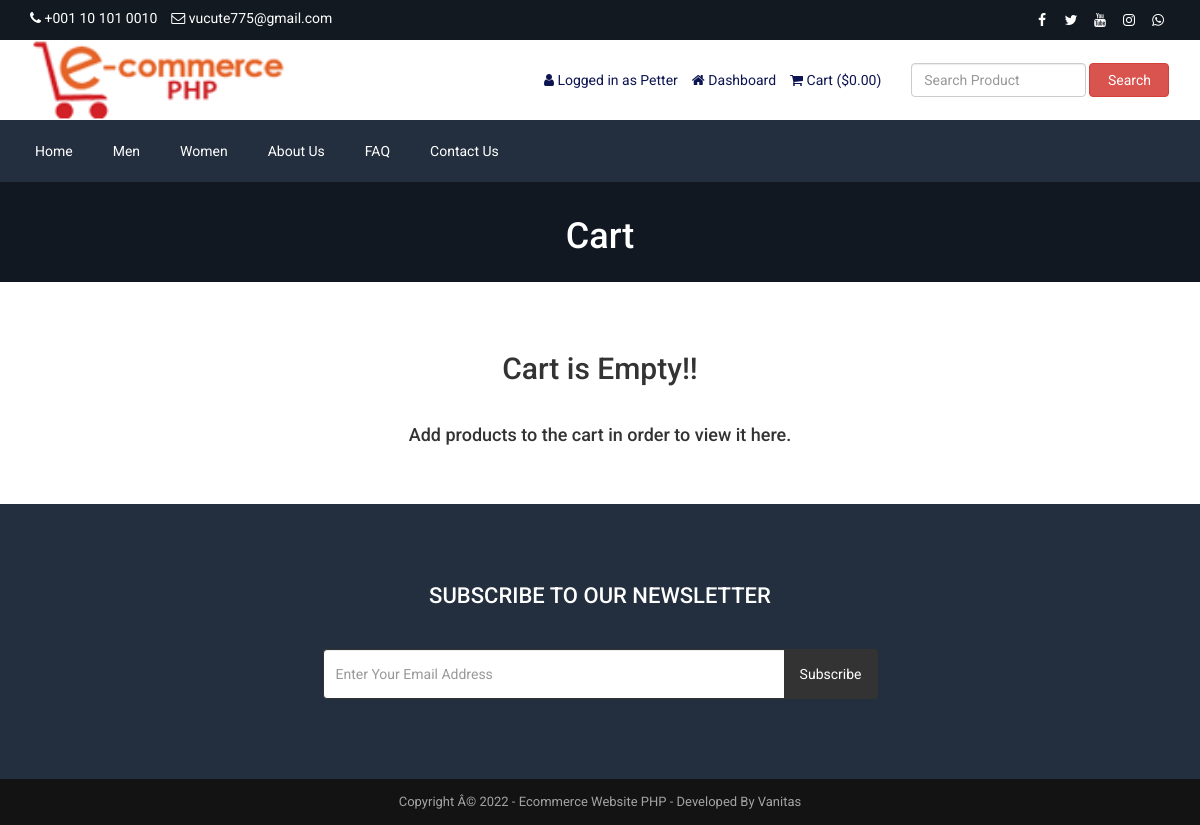
The app's page /lol/cart.php (signed in) with its own data.
### tables this page shows
CREATE TABLE `tbl_settings` (
  `id` int(11) NOT NULL,
  `logo` varchar(255) NOT NULL,
  `favicon` varchar(255) NOT NULL,
  `footer_about` text NOT NULL,
  `footer_copyright` text NOT NULL,
  `contact_address` text NOT NULL,
  `contact_email` varchar(255) NOT NULL,
  `contact_phone` varchar(255) NOT NULL,
  `contact_fax` varchar(255) NOT NULL,
  `contact_map_iframe` text NOT NULL,
  `receive_email` varchar(255) NOT NULL,
  `receive_email_subject` varchar(255) NOT NULL,
  `receive_email_thank_you_message` text NOT NULL,
  `forget_password_message` text NOT NULL,
  `total_recent_post_footer` int(10) NOT NULL,
  `total_popular_post_footer` int(10) NOT NULL,
  `total_recent_post_sidebar` int(11) NOT NULL,
  `total_popular_post_sidebar` int(11) NOT NULL,
  `total_featured_product_home` int(11) NOT NULL,
  `total_latest_product_home` int(11) NOT NULL,
  `total_popular_product_home` int(11) NOT NULL,
  `meta_title_home` text NOT NULL,
  `meta_keyword_home` text NOT NULL,
  `meta_description_home` text NOT NULL,
  `banner_login` varchar(255) NOT NULL,
  `banner_registration` varchar(255) NOT NULL,
  `banner_forget_password` varchar(255) NOT NULL,
  `banner_reset_password` varchar(255) NOT NULL,
  `banner_search` varchar(255) NOT NULL,
  `banner_cart` varchar(255) NOT NULL,
  `banner_checkout` varchar(255) NOT NULL,
  `banner_product_category` varchar(255) NOT NULL,
  `banner_blog` varchar(255) NOT NULL,
  `cta_title` varchar(255) NOT NULL,
  `cta_content` text NOT NULL,
  `cta_read_more_text` varchar(255) NOT NULL,
  `cta_read_more_url` varchar(255) NOT NULL,
  `cta_photo` varchar(255) NOT NULL,
  `featured_product_title` varchar(255) NOT NULL,
  `featured_product_subtitle` varchar(255) NOT NULL,
  `latest_product_title` varchar(255) NOT NULL,
  `latest_product_subtitle` varchar(255) NOT NULL,
  `popular_product_title` varchar(255) NOT NULL,
  `popular_product_subtitle` varchar(255) NOT NULL,
  `testimonial_title` varchar(255) NOT NULL,
  `testimonial_subtitle` varchar(255) NOT NULL,
  `testimonial_photo` varchar(255) NOT NULL,
  `blog_title` varchar(255) NOT NULL,
  `blog_subtitle` varchar(255) NOT NULL,
  `newsletter_text` text NOT NULL,
  `paypal_email` varchar(255) NOT NULL,
  `stripe_public_key` varchar(255) NOT NULL,
  `stripe_secret_key` varchar(255) NOT NULL,
  `bank_detail` text NOT NULL,
  `before_head` text NOT NULL,
  `after_body` text NOT NULL,
  `before_body` text NOT NULL,
  `home_service_on_off` int(11) NOT NULL,
  `home_welcome_on_off` int(11) NOT NULL,
  `home_featured_product_on_off` int(11) NOT NULL,
  `home_latest_product_on_off` int(11) NOT NULL,
  `home_popular_product_on_off` int(11) NOT NULL,
  `home_testimonial_on_off` int(11) NOT NULL,
  `home_blog_on_off` int(11) NOT NULL,
  `newsletter_on_off` int(11) NOT NULL,
  `ads_above_welcome_on_off` int(1) NOT NULL,
  `ads_above_featured_product_on_off` int(1) NOT NULL,
  `ads_above_latest_product_on_off` int(1) NOT NULL,
  `ads_above_popular_product_on_off` int(1) NOT NULL,
  `ads_above_testimonial_on_off` int(1) NOT NULL,
  `ads_category_sidebar_on_off` int(1) NOT NULL
);

CREATE TABLE `tbl_social` (
  `social_id` int(11) NOT NULL,
  `social_name` varchar(30) NOT NULL,
  `social_url` varchar(255) NOT NULL,
  `social_icon` varchar(30) NOT NULL
);

CREATE TABLE `tbl_top_category` (
  `tcat_id` int(11) NOT NULL,
  `tcat_name` varchar(255) NOT NULL,
  `show_on_menu` int(1) NOT NULL
);

CREATE TABLE `tbl_page` (
  `id` int(11) NOT NULL,
  `about_title` varchar(255) NOT NULL,
  `about_content` text NOT NULL,
  `about_banner` varchar(255) NOT NULL,
  `about_meta_title` varchar(255) NOT NULL,
  `about_meta_keyword` text NOT NULL,
  `about_meta_description` text NOT NULL,
  `faq_title` varchar(255) NOT NULL,
  `faq_banner` varchar(255) NOT NULL,
  `faq_meta_title` varchar(255) NOT NULL,
  `faq_meta_keyword` text NOT NULL,
  `faq_meta_description` text NOT NULL,
  `blog_title` varchar(255) NOT NULL,
  `blog_banner` varchar(255) NOT NULL,
  `blog_meta_title` varchar(255) NOT NULL,
  `blog_meta_keyword` text NOT NULL,
  `blog_meta_description` text NOT NULL,
  `contact_title` varchar(255) NOT NULL,
  `contact_banner` varchar(255) NOT NULL,
  `contact_meta_title` varchar(255) NOT NULL,
  `contact_meta_keyword` text NOT NULL,
  `contact_meta_description` text NOT NULL,
  `pgallery_title` varchar(255) NOT NULL,
  `pgallery_banner` varchar(255) NOT NULL,
  `pgallery_meta_title` varchar(255) NOT NULL,
  `pgallery_meta_keyword` text NOT NULL,
  `pgallery_meta_description` text NOT NULL,
  `vgallery_title` varchar(255) NOT NULL,
  `vgallery_banner` varchar(255) NOT NULL,
  `vgallery_meta_title` varchar(255) NOT NULL,
  `vgallery_meta_keyword` text NOT NULL,
  `vgallery_meta_description` text NOT NULL
);

### lol/cart.php (the view, shortened to what this page needs)
<?php require_once('header.php'); ?>
<?php
$statement = $pdo->prepare("SELECT * FROM tbl_settings WHERE id=1");
$statement->execute();
$result = $statement->fetchAll(PDO::FETCH_ASSOC);
foreach ($result as $row) {
    $banner_cart = $row['banner_cart'];
}
?>
<div class="page-banner" style="background-image: url(assets/uploads/<?php echo $banner_cart; ?>)">
    <div class="overlay"></div>
    <div class="page-banner-inner">
        <h1><?php echo LANG_VALUE_18; ?></h1>
    </div>
</div>
<div class="page">
	<div class="container">
		<div class="row">
			<div class="col-md-12">
                <?php if(!isset($_SESSION['cart_p_id'])): ?>
                    <?php echo '<h2 class="text-center">Cart is Empty!!</h2></br>'; ?>
                    <?php echo '<h4 class="text-center">Add products to the cart in order to view it here.</h4>'; ?>
                <?php endif; ?>
			</div>
		</div>
	</div>
</div>
<?php require_once('footer.php'); ?>

### lol/header.php (shortened to what this page needs)
<?php
include("admin/inc/config.php");
$statement = $pdo->prepare("SELECT * FROM tbl_settings WHERE id=1");
$statement->execute();
$result = $statement->fetchAll(PDO::FETCH_ASSOC);
foreach ($result as $row)
{
	$logo = $row['logo'];
	$contact_email = $row['contact_email'];
	$contact_phone = $row['contact_phone'];
}
?>
<!DOCTYPE html>
<html lang="en">
<head>
	<link rel="stylesheet" href="assets/css/bootstrap.min.css">
	<link rel="stylesheet" href="assets/css/font-awesome.min.css">
	<link rel="stylesheet" href="assets/css/owl.carousel.min.css">
	<link rel="stylesheet" href="assets/css/owl.theme.default.min.css">
	<link rel="stylesheet" href="assets/css/jquery.bxslider.min.css">
    <link rel="stylesheet" href="assets/css/magnific-popup.css">
    <link rel="stylesheet" href="assets/css/rating.css">
	<link rel="stylesheet" href="assets/css/spacing.css">
	<link rel="stylesheet" href="assets/css/bootstrap-touch-slider.css">
	<link rel="stylesheet" href="assets/css/animate.min.css">
	<link rel="stylesheet" href="assets/css/tree-menu.css">
	<link rel="stylesheet" href="assets/css/select2.min.css">
	<link rel="stylesheet" href="assets/css/main.css">
	<link rel="stylesheet" href="assets/css/responsive.css">
	<?php
	$statement = $pdo->prepare("SELECT * FROM tbl_page WHERE id=1");
	$statement->execute();
	$result = $statement->fetchAll(PDO::FETCH_ASSOC);
		?>
</head>
<body>
<div class="top">
	<div class="container">
		<div class="row">
			<div class="col-md-6 col-sm-6 col-xs-12">
				<div class="left">
					<ul>
						<li><i class="fa fa-phone"></i> <?php echo $contact_phone; ?></li>
						<li><i class="fa fa-envelope-o"></i> <?php echo $contact_email; ?></li>
					</ul>
				</div>
			</div>
			<div class="col-md-6 col-sm-6 col-xs-12">
				<div class="right">
					<ul>
						<?php
						$statement = $pdo->prepare("SELECT * FROM tbl_social");
						$statement->execute();
						$result = $statement->fetchAll(PDO::FETCH_ASSOC);
						foreach ($result as $row) {
							?>
							<?php if($row['social_url'] != ''): ?>
							<li><a href="<?php echo $row['social_url']; ?>"><i class="<?php echo $row['social_icon']; ?>"></i></a></li>
							<?php endif; ?>
							<?php
						}
						?>
					</ul>
				</div>
			</div>
		</div>
	</div>
</div>
<div class="header">
	<div class="container">
		<div class="row inner">
			<div class="col-md-4 logo">
				<a href="index.php"><img src="assets/uploads/<?php echo $logo; ?>" alt="logo image"></a>
			</div>
			<div class="col-md-5 right">
				<ul>
					<?php
					if(isset($_SESSION['customer'])) {
						?>
						<li><i class="fa fa-user"></i> <?php echo LANG_VALUE_13; ?> <?php echo $_SESSION['customer']['cust_name']; ?></li>
						<li><a href="dashboard.php"><i class="fa fa-home"></i> <?php echo LANG_VALUE_89; ?></a></li>
						<?php
					} else {
						?>
						<li><a href="login.php"><i class="fa fa-sign-in"></i> <?php echo LANG_VALUE_9; ?></a></li>
						<li><a href="registration.php"><i class="fa fa-user-plus"></i> <?php echo LANG_VALUE_15; ?></a></li>
						<?php
					}
					?>
					<li><a href="cart.php"><i class="fa fa-shopping-cart"></i> <?php echo LANG_VALUE_18; ?> (<?php echo LANG_VALUE_1; ?><?php
					if(isset($_SESSION['cart_p_id'])) {
						$table_total_price = 0;
						$i=0;
	                    foreach($_SESSION['cart_p_qty'] as $key => $value)
	                    {
	                        $i++;
	                        $arr_cart_p_qty[$i] = $value;
	                    }                    $i=0;
	                    foreach($_SESSION['cart_p_current_price'] as $key => $value)
	                    {
	                        $i++;
	                        $arr_cart_p_current_price[$i] = $value;
	                    }
	                    for($i=1;$i<=count($arr_cart_p_qty);$i++) {
	                    	$row_total_price = $arr_cart_p_current_price[$i]*$arr_cart_p_qty[$i];
	                        $table_total_price = $table_total_price + $row_total_price;
	                    }
						echo $table_total_price;
					} else {
						echo '0.00';
					}
					?>)</a></li>
				</ul>
			</div>
			<div class="col-md-3 search-area">
				<form class="navbar-form navbar-left" role="search" action="search-result.php" method="get">
					<div class="form-group">
						<input type="text" class="form-control search-top" placeholder="<?php echo LANG_VALUE_2; ?>" name="search_text">
					</div>
					<button type="submit" class="btn btn-danger"><?php echo LANG_VALUE_3; ?></button>
				</form>
			</div>
		</div>
	</div>
</div>
<div class="nav">
	<div class="container">
		<div class="row">
			<div class="col-md-12 pl_0 pr_0">
				<div class="menu-container">
					<div class="menu">
						<ul>
							<li><a href="index.php">Home</a></li>
							<?php
							$statement = $pdo->prepare("SELECT * FROM tbl_top_category WHERE show_on_menu=1");
							$statement->execute();
							$result = $statement->fetchAll(PDO::FETCH_ASSOC);
							foreach ($result as $row) {
								?>
								<li><a href="product-category.php?id=<?php echo $row['tcat_id']; ?>&type=top-category"><?php echo $row['tcat_name']; ?></a>
								</li>
								<?php
							}
							?>
							<?php
							$statement = $pdo->prepare("SELECT * FROM tbl_page WHERE id=1");
							$statement->execute();
							$result = $statement->fetchAll(PDO::FETCH_ASSOC);
							foreach ($result as $row) {
								$about_title = $row['about_title'];
								$faq_title = $row['faq_title'];
								$contact_title = $row['contact_title'];
							}
							?>
							<li><a href="about.php"><?php echo $about_title; ?></a></li>
							<li><a href="faq.php"><?php echo $faq_title; ?></a></li>
							<li><a href="contact.php"><?php echo $contact_title; ?></a></li>
						</ul>
					</div>
				</div>
			</div>
		</div>
	</div>
</div>

### lol/footer.php (shortened to what this page needs)
<?php
$statement = $pdo->prepare("SELECT * FROM tbl_settings WHERE id=1");
$statement->execute();
$result = $statement->fetchAll(PDO::FETCH_ASSOC);
foreach ($result as $row)
{
	$footer_copyright = $row['footer_copyright'];
    $newsletter_on_off = $row['newsletter_on_off'];
}
?>
<?php if($newsletter_on_off == 1): ?>
<section class="home-newsletter">
	<div class="container">
		<div class="row">
			<div class="col-md-6 col-md-offset-3">
				<div class="single">
				<form action="" method="post">
					<h2><?php echo LANG_VALUE_93; ?></h2>
					<div class="input-group">
			        	<input type="email" class="form-control" placeholder="<?php echo LANG_VALUE_95; ?>" name="email_subscribe">
			         	<span class="input-group-btn">
			         	<button class="btn btn-theme" type="submit" name="form_subscribe"><?php echo LANG_VALUE_92; ?></button>
			         	</span>
			        </div>
				</div>
			</div>
		</div>
	</div>
</section>
<?php endif; ?>
<div class="footer-bottom">
	<div class="container">
		<div class="row">
			<div class="col-md-12 copyright">
				<?php echo $footer_copyright; ?>
			</div>
		</div>
	</div>
</div>
</body>
</html>

### lol/assets/css/main.css (style rules this page uses)
* { margin: 0; padding: 0; }
body { font-family: "Roboto", sans-serif; font-size: 14px; }
h1, h2, h3, h4, h5, h6 { font-family: "Roboto", sans-serif; }
a { text-decoration: none; }
.top { width: 100%; height: 40px; background: #131921; }
.top .left { float: left; }
.top .left ul { padding-top: 8px; }
.top .left ul li { list-style-type: none; float: left; margin-right: 14px; color: white; }
.top .left ul li i { color: white; }
.top .right { float: right; }
.top .right ul { padding-top: 8px; }
.top .right ul li { list-style-type: none; float: left; margin-left: 5px; }
.top .right ul li a { color: white; width: 24px; height: 24px; line-height: 24px; text-align: center; border-radius: 50%; display: block; transition: all 0.4s ease; }
.header { width: 100%; height: auto; background: #fff; }
.header .inner { height: auto; display: table; }
.header .logo { float: none; display: table-cell; vertical-align: middle; }
.header .logo img { max-width: 100%; height: 80px; }
.header .navbar-form .form-control { width: 300px; }
.header .search-area { float: none; display: table-cell; vertical-align: middle; }
.header .search-area .form-group { width: calc(100% - 84px); }
.header .search-area button { width: 80px; }
.header .search-area form { width: 100%; }
.header .right { float: none; display: table-cell; vertical-align: middle; padding-right: 0; }
.header .right ul { float: right; margin-bottom: 0; }
.header .right ul li { list-style-type: none; float: left; margin-left: 14px; color: #0d1452; }
.header .right ul li a { color: #0d1452; }
.header .navbar-form .search-top { width: 100%; }
.nav { background: #232f3e; }
.menu-container { width: 100%; margin: 0 auto; background: #232f3e; }
.menu-dropdown-icon:before { content: "\f067"; font-family: "FontAwesome"; display: none; cursor: pointer; float: right; padding: 1.5em 2em; background: #fff; color: #333; }
.menu > ul { margin: 0 auto; width: 100%; list-style: none; padding: 0; position: relative; box-sizing: border-box; }
.menu > ul:before, .menu > ul:after { content: ""; display: table; }
.menu > ul:after { clear: both; }
.menu > ul > li { float: left; padding: 0; margin: 0; }
.menu > ul > li a { text-decoration: none; padding: 1.5em 20px; display: block; color: #fff; }
.footer-bottom { width: 100%; height: auto; background: #141314; padding: 14px 0; }
.footer-bottom .copyright { font-size: 13px; color: #a3a3a3; text-align: center; }
.page-banner { width: 100%; height: auto; background-repeat: no-repeat; background-position: center center; -webkit-background-size: cover; background-size: cover; position: relative; padding-top: 15px; padding-bottom: 15px; overflow: hidden; }
.page-banner .overlay { position: absolute; left: 0; top: 0; width: 100%; height: 100%; opacity: 0.7; background: #131921; }
.page-banner h1 { color: #fff; text-align: center; z-index: 999; position: relative; }
.page { width: 100%; height: auto; padding-top: 50px; padding-bottom: 50px; }
.home-newsletter { padding: 80px 0; background: #232f3e; }
.home-newsletter .single { max-width: 650px; margin: 0 auto; text-align: center; position: relative; z-index: 2; }
.home-newsletter .single h2 { font-size: 22px; color: white; text-transform: uppercase; margin-bottom: 40px; margin-top: 0; }
.home-newsletter .single .form-control { height: 50px; border-color: #333; outline: none; }
.home-newsletter .single .btn { min-height: 50px; background: #333; color: #fff; padding-left: 15px; padding-right: 15px; }

### lol/assets/css/responsive.css (style rules this page uses)
@media only screen and (min-width: 992px) { .header .inner { width: 100%; } }
@media only screen and (min-width: 992px) { .header .search-area { padding-right: 0; } }
@media only screen and (min-width: 992px) { .header .search-area form { padding-right: 0; } }
@media only screen and (min-width: 992px) { .header .container { padding-right: 0; } }

### records on screen
tbl_settings: contact_phone "+001 10 101 0010", contact_email "vucute775@gmail.com", logo (picture), banner_cart (picture), footer_copyright "Copyright Â© 2022 - Ecommerce Website PHP - Developed By Vanitas"
tbl_top_category: tcat_name "Men"
tbl_top_category: tcat_name "Women"
tbl_page: about_title "About Us", faq_title "FAQ", contact_title "Contact Us"

### other values on screen
LANG_VALUE_13 "Logged in as"
$_SESSION['customer']['cust_name'] "Petter"
LANG_VALUE_89 "Dashboard"
LANG_VALUE_18 "Cart"
LANG_VALUE_1 "$"
LANG_VALUE_3 "Search"
LANG_VALUE_93 "SUBSCRIBE TO OUR NEWSLETTER"
LANG_VALUE_92 "Subscribe"
